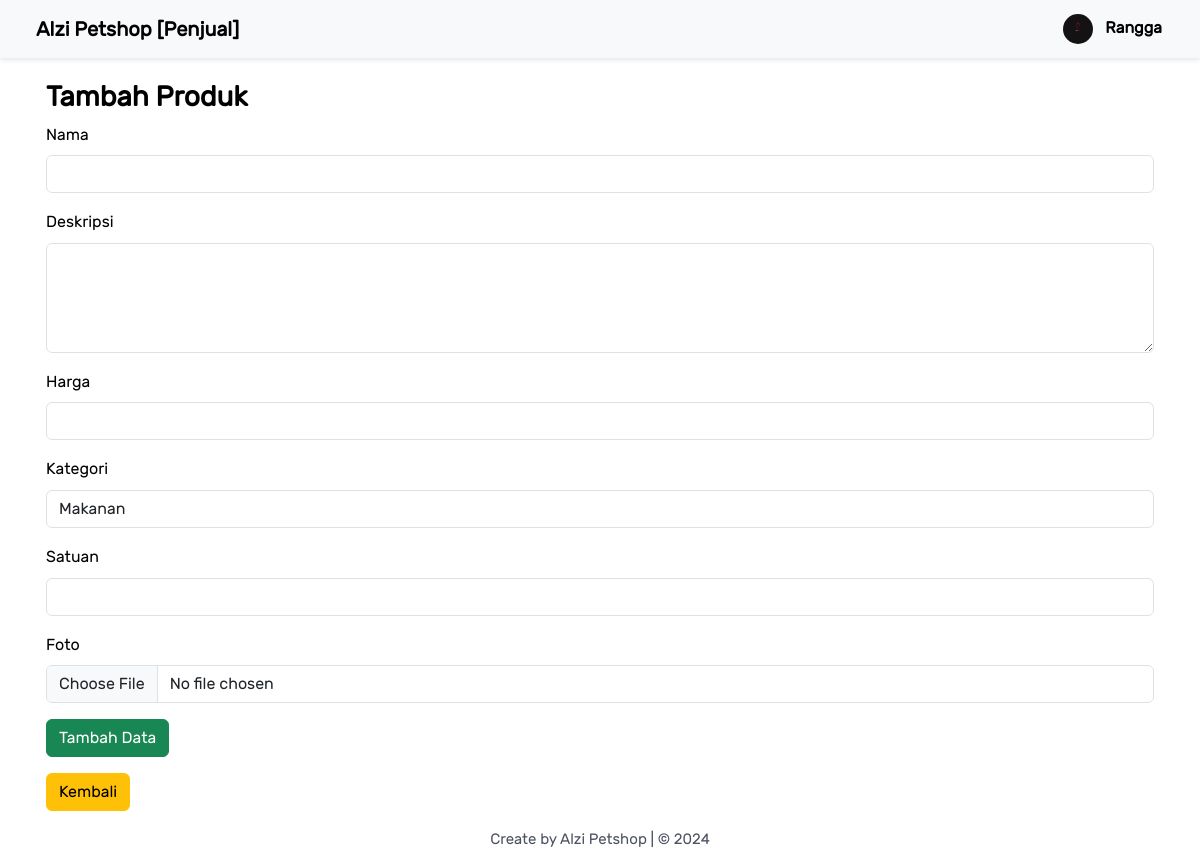
Page /tambah.php (signed in) on the committed database.
### tables this page shows
CREATE TABLE `user_detail` (
  `id` int NOT NULL,
  `foto` varchar(255) DEFAULT NULL,
  `jenis_kelamin` enum('Laki-laki','Perempuan') DEFAULT NULL,
  `tanggal_lahir` date DEFAULT NULL,
  `alamat` varchar(255) DEFAULT NULL,
  `no_telepon` varchar(15) DEFAULT NULL
);

CREATE TABLE `tbluser` (
  `id` int NOT NULL,
  `nama` varchar(50) NOT NULL,
  `email` varchar(50) NOT NULL,
  `password` varchar(50) NOT NULL,
  `level` enum('admin','penjual','pembeli') NOT NULL
);

### tambah.php (the view, shortened to what this page needs)
<?php
include('php/php.php');
$userid = $_SESSION['userid'];
$sql = "SELECT u.id, u.nama, u.email, u.level, d.foto, d.jenis_kelamin, d.tanggal_lahir, d.alamat, d.no_telepon
        FROM tbluser u
        LEFT JOIN user_detail d ON u.id = d.id
        WHERE u.id = '$userid'";
$result = mysqli_query($conn, $sql);
if ($result->num_rows > 0) {
    $row = mysqli_fetch_assoc($result);
    $foto = $row['foto'];
    $nama = $row['nama'];
} else {
    echo "Data user tidak ditemukan.";
}
$query_enum_category = "SHOW COLUMNS FROM products LIKE 'category'";
$result_enum_category = mysqli_query($conn, $query_enum_category);
$enum_values_category = [];
if ($result_enum_category) {
    $row_enum_category = mysqli_fetch_assoc($result_enum_category);
    preg_match_all("/'([^']+)'/", $row_enum_category['Type'], $matches);
    $enum_values_category = $matches[1];
}
function getFirstName($fullName) {
    $parts = explode(" ", $fullName);
    return $parts[0];
}
?>
<!DOCTYPE html>
<html lang="en">
<head>
    <link href="https://cdn.jsdelivr.net/npm/bootstrap@5.3.3/dist/css/bootstrap.min.css" rel="stylesheet"
>
    <link rel="stylesheet" href="css/style.css">
</head>
<body>
    <nav class="navbar navbar-expand-lg navbar-light bg-light">
        <div class="container-fluid">
            <a class="navbar-brand ms-2 font-weight-bold" href="login/login_form.php">
                Alzi Petshop [Penjual]
            </a>
            <div class="navbar-item">
                <a href="detail.php">
                    <img src="<?php echo $foto; ?>" class="rounded-circle me-2">
                    <span id="user"><?php echo getFirstName($nama); ?></span>
                </a>
            </div>
        </div>
    </nav>
    <div class="container px-3" style="color: black;">
        <h3 style="font-weight: bold;">Tambah Produk</h3>
        <form action="php/proses_tambah.php" method="post" enctype="multipart/form-data">
            <div class="mb-3">
                <label for="name" class="form-label">Nama</label>
                <input type="text" name="name" id="name" class="form-control" required autocomplete="off">
            </div>
            <div class="mb-3">
                <label for="description" class="form-label">Deskripsi</label>
                <textarea name="description" id="description" class="form-control" rows="4" required
                    autocomplete="off"></textarea>
            </div>
            <div class="mb-3">
                <label for="price" class="form-label">Harga</label>
                <input type="text" name="price" id="price" class="form-control" requiredautocomplete="off">
            </div>
            <div class="mb-3">
                <label for="category" class="form-label">Kategori</label>
                <select name="category" id="category" class="form-control" required autocomplete="off">
                    <?php
                    foreach ($enum_values_category as $value) {
                        echo "<option value='$value'>$value</option>";
                    }
                    ?>
                </select>
            </div>
            <div class="mb-3">
                <label for="satuan" class="form-label">Satuan</label>
                <input type="text" name="satuan" id="satuan" class="form-control" required autocomplete="off">
            </div>
            <div class="mb-3">
                <label for="image" class="form-label">Foto</label>
                <input type="file" name="image" id="image" class="form-control" accept="image/*" required
                    autocomplete="off">
            </div>
            <button type="submit" class="btn btn-success">Tambah Data</button>
        </form>
        <a href="index_p.php" class="btn btn-warning my-3">Kembali</a>
    </div>
    <footer class="text-center">
        <p>Create by Alzi Petshop | &copy 2024</p>
    </footer>
</body>
</html>

### css/style.css (style rules this page uses)
body { font-family: Rubik; color: #4c5262; line-height: 1.6; animation-name: fade; animation-duration: 1s; user-select: none; }
footer { position: static; bottom: 0; width: 100%; }
.navbar { position: fixed; top: 0; width: 100%; z-index: 1000; box-shadow: 0 2px 5px rgba(0, 0, 0, 0.1); background-color: white; }
.navbar-brand { align-items: center; font-weight: bold; }
.navbar-item img { height: 30px; width: 30px; }
.navbar-item a { text-decoration: none; color: black; }
#user { font-weight: bold; }
@media (min-width: 320px) { .navbar { padding: 0.8rem 0rem; } }
@media (min-width: 320px) { .navbar-brand { display: none; } }
@media (min-width: 320px) { .navbar-item { display: flex; } }
@media (min-width: 320px) { #user { display: none; } }
@media (min-width: 320px) { footer { font-size: 10px; } }
@media (min-width: 375px) { .navbar { padding: 0.8rem 0rem; } }
@media (min-width: 375px) { .navbar-brand { display: none; } }
@media (min-width: 375px) { .navbar-item { display: flex; } }
@media (min-width: 375px) { #user { display: inline; } }
@media (min-width: 375px) { footer { font-size: 11px; } }
@media (min-width: 424px) { .navbar { padding: 0.8rem 0rem; } }
@media (min-width: 424px) { .navbar-brand { display: none; } }
@media (min-width: 424px) { .navbar-item { display: flex; } }
@media (min-width: 424px) { #user { display: inline; } }
@media (min-width: 424px) { footer { font-size: 13px; } }
@media (min-width: 768px) { .navbar { padding: 0.5rem 1rem; } }
@media (min-width: 768px) { .navbar-brand { display: flex; margin: 0 30px 0 0; } }
@media (min-width: 768px) { .navbar-item { display: flex; margin: 0 8px 0 0; } }
@media (min-width: 768px) { #user { display: inline; } }
@media (min-width: 768px) { footer { font-size: 13px; } }
@media (min-width: 1024px) { .navbar { padding: 0.5rem 1rem; } }
@media (min-width: 1024px) { .navbar-brand { display: flex; margin: 0 30px 0 0; } }
@media (min-width: 1024px) { .navbar-item { display: flex; margin: 0px 10px; } }
@media (min-width: 1024px) { #user { display: inline; } }
@media (min-width: 1024px) { footer { font-size: 15px; } }

### tambah.php (style rules this page uses)
.navbar-brand { display: inline; }
.container { padding-top: 5rem; }

### rows in the picture
user_detail: foto (picture), id.nama "Rangga"

### other values in the picture
form field category "Makanan"
